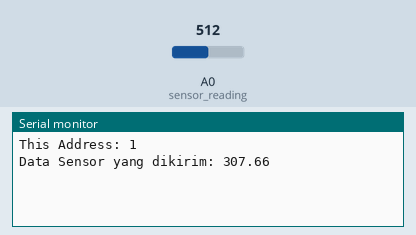
Simulated run of this sketch. Board: Arduino Uno, built with avr-gcc and run on an emulated ATmega328P. Parts: the last lines printed to the serial monitor. Inputs (shaded band) come from the test bench; at power-on: A0 (sensor_reading) = 512. No radio packets arrive unless stated.

Above: at 1.2 s.
1.3 s: A0 (sensor_reading) set to 716
At 2.3 s:
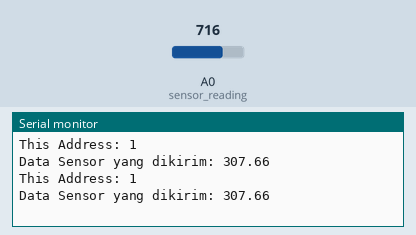
2.8 s: A0 (sensor_reading) set to 900
At 4.9 s:
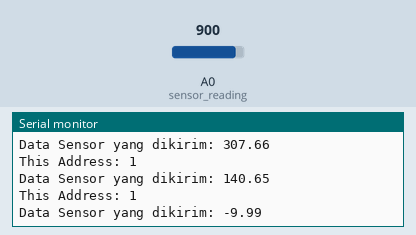
Timing chart, 0 to 6.4 s (numbered marks = the images above; inputs shaded):
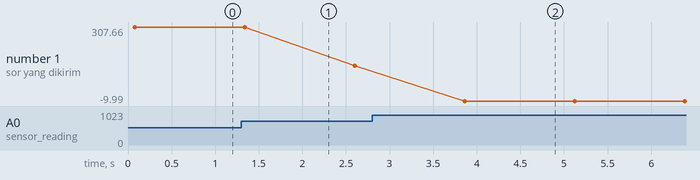

Measured:
- after the input at 2.8 s, the serial monitor: prints a new line after 1.1 s (image 2)
- plotted number 1: 307.66 → 140.65 after the input at 1.3 s, 140.65 → -9.99 after the input at 2.8 s

The sketch:

Client_1_Tahap_5.ino
```cpp
#include <SPI.h>
#include <RH_RF95.h>
RH_RF95 rf95;
int Frequency = 868;
int TxPower = 5;
float NTU;
int SensorValue;
float voltage;

//Inisialisasi Struct
typedef struct {
  int address;
  float sensorvalue;
} paket;
paket X;

//Pembacaan Sensor
float sensor_reading(){
   float NTU;
   int SensorValue;
   SensorValue = analogRead(A0);
   float voltage = SensorValue*(4.8/1023);
   NTU = (-174.48 * voltage)+ (726.82);
   return NTU;
    }

//Data yang akan dikirim
float value_of_data(float NTU){
   X.address = 1;
   X.sensorvalue = NTU;
   return (X.address,X.sensorvalue);
}

//Fungsi mengirim data
void sending_data(){
  rf95.send((uint8_t*) &X, sizeof(X));
  rf95.waitPacketSent();
}

void setup(){
Serial.begin (9600);
while (!Serial);
if (!rf95.init()){
      Serial.print("init failed");
    }
rf95.setFrequency(Frequency);
rf95.setTxPower(TxPower);
rf95.setThisAddress(101);
rf95.setHeaderTo(105);
rf95.setHeaderId(1);
}

void loop(){
  sensor_reading();
  NTU = sensor_reading();
  value_of_data(NTU);
  sending_data();
  Serial.print("This Address: ");
  Serial.println(X.address);
  Serial.print("Data Sensor yang dikirim: ");
  Serial.println(X.sensorvalue);
  delay(1200);
}
```
